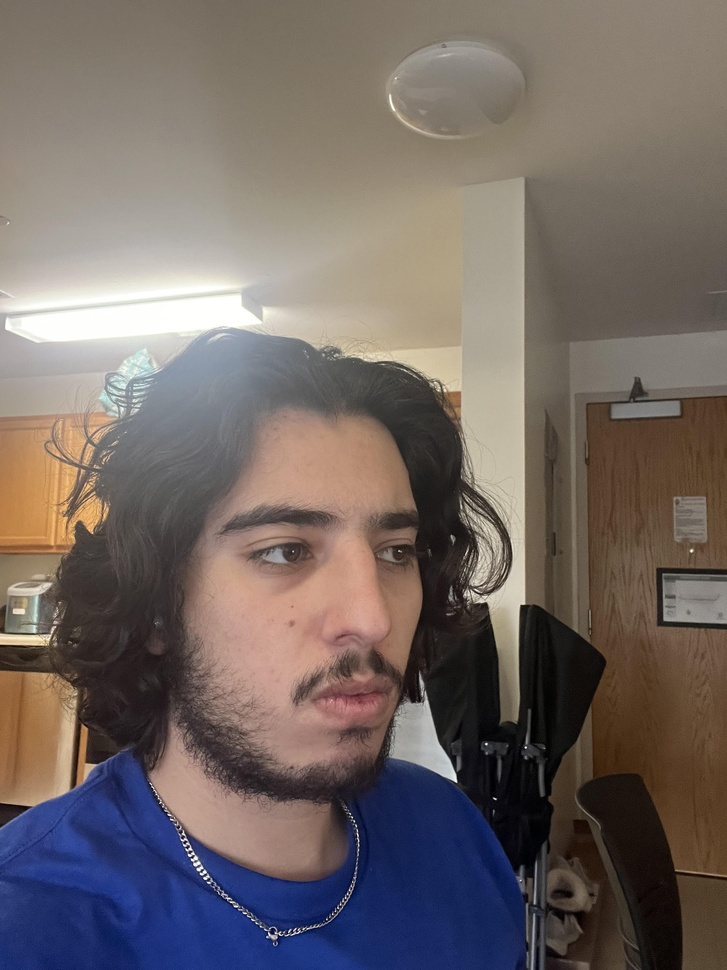
#> input picture convolution_test.jpg, 727 x 970 px, shrunk from 2316 x 3088 before the run
$ python cnn.py
#> lines starting #> are read from the running program, lines starting #| are printed output that depends on the picture
from PIL import Image
import numpy as np
import cv2

image_path = "./convolution_test.jpg"

convolution = [[-1, -2, -1], [1, -4, 1], [0, 1, 0]]


def apply_convolution(image_path, convolution):

#> called with image_path = './convolution_test.jpg'
    image = cv2.imread(image_path)
#> image is the input picture: shape (970, 727, 3); mean B, G, R 100.4, 104.1, 114.5

    gray_image = cv2.cvtColor(image, cv2.COLOR_BGR2GRAY)
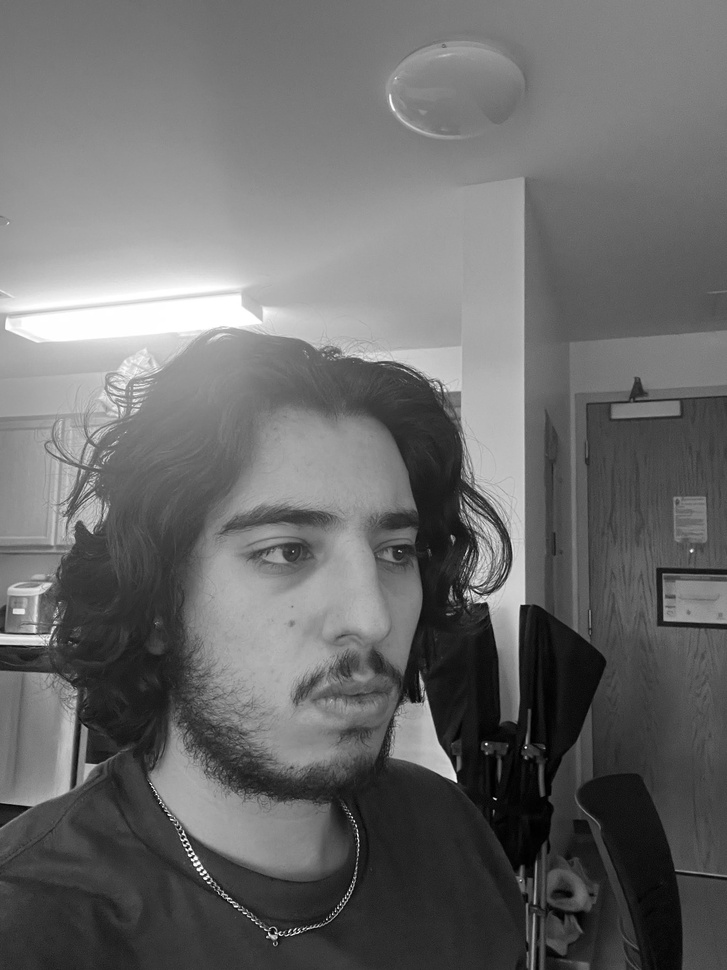
#> gray_image: shape (970, 727); min 0, max 255, mean 106.8

    pixel_array = np.array(gray_image)

    new_image_array = np.zeros((len(pixel_array)//2 - 1, len(pixel_array[0])//2 - 1, 3), dtype=np.uint8)
#> new_image_array: shape (484, 362, 3); every value is 0

    for i in range(0, len(pixel_array) - len(convolution), 2):
        for j in range(0, len(pixel_array[0]) - len(convolution[0]), 2):
            print(i, "COMPARED TO", len(pixel_array)//2 - 1)
            print(j >= len(pixel_array[0])//2 - 1)
            if i >= len(pixel_array)//2 - 1 or j >= len(pixel_array[0])//2 - 1:
                continue
            new_image_array[i][j] = get_filter_value(i, j, convolution, pixel_array)
#> this loop made 484 passes
#> i on passes 3 to 5: 4, 6, 8
#> (printed output is left out)
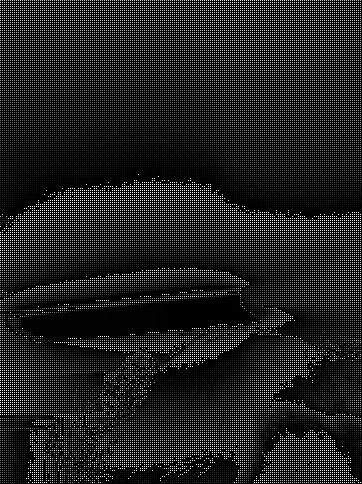
#> new_image_array: shape (484, 362, 3); min 0, max 255, mean 32.9


    cv2.imwrite("test_image.jpg", new_image_array)

    return new_image_array


def get_filter_value(start_i, start_j, convolution, pixel_array):
    total_sum = 0

    for i in range(len(convolution)):
        for j in range(len(convolution[0])):
            total_sum += convolution[i][j] * pixel_array[start_i + i][start_j + j]


    return total_sum


if __name__ == "__main__":
    print(apply_convolution(image_path, convolution))
